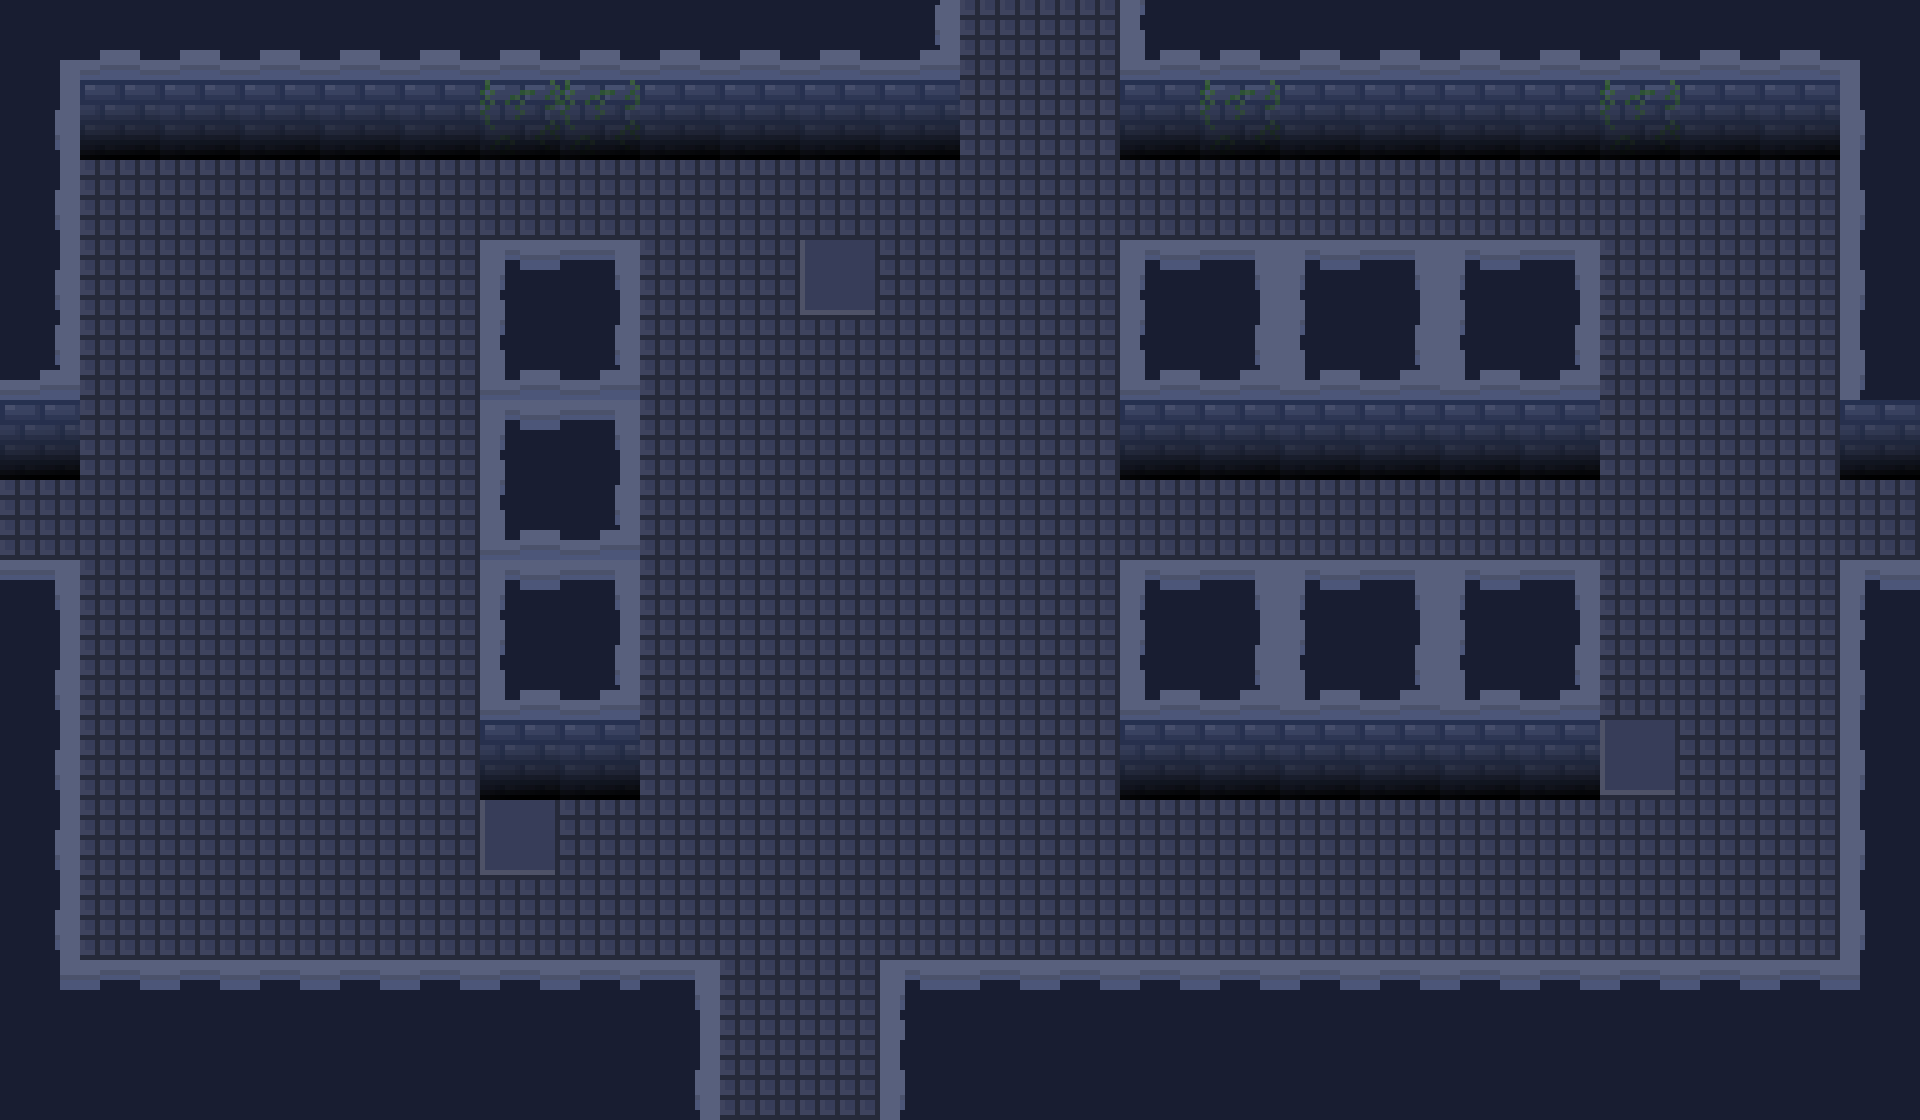

This game map was drawn from its Tiled (.tmx) file and the tilesets committed beside it. A one-line description and the full map source follow:
An orthogonal 24x14 tile map with 80x80 px tiles, 3 tile layers (Floor, Walls, Top).

<map version="1.2" tiledversion="1.3.4" orientation="orthogonal" renderorder="right-down" width="24" height="14" tilewidth="80" tileheight="80" infinite="0" nextlayerid="5" nextobjectid="1">
 <tileset firstgid="1" source="AlchemistTilemap.tsx" />
 <layer id="3" name="Floor" width="24" height="14">
  <data encoding="csv">
51,51,51,51,51,51,51,51,51,51,51,51,51,51,51,51,51,51,51,51,51,51,51,51,
51,51,51,51,51,51,51,51,51,51,51,51,51,51,51,51,51,51,51,51,51,51,51,51,
51,51,51,51,51,51,51,51,51,51,51,51,51,51,51,51,51,51,51,51,51,51,51,51,
51,51,51,51,51,51,51,51,51,51,52,51,51,51,51,51,51,51,51,51,51,51,51,51,
51,51,51,51,51,51,2,2,51,51,51,51,51,51,51,51,51,51,51,51,51,51,51,51,
51,51,51,51,51,51,2,2,51,51,51,51,51,51,51,51,51,51,51,51,51,51,51,51,
51,51,51,51,51,51,2,2,51,51,51,51,51,51,51,51,51,51,51,51,51,51,51,51,
51,51,51,51,51,51,2,2,51,51,51,51,51,51,51,51,51,51,51,51,51,51,51,51,
51,51,51,51,51,51,2,2,51,51,51,51,51,51,51,51,51,51,51,51,51,51,51,51,
51,51,51,51,51,51,51,51,51,51,51,51,51,51,51,51,51,51,51,51,52,51,51,51,
51,51,51,51,51,51,52,51,51,51,51,51,51,51,51,51,51,51,51,51,51,51,51,51,
51,51,51,51,51,51,51,51,51,51,51,51,51,51,51,51,51,51,51,51,51,51,51,51,
51,51,51,51,51,51,51,51,51,51,51,51,51,51,51,51,51,51,51,51,51,51,51,51,
51,51,51,51,51,51,51,51,51,51,51,51,51,51,51,51,51,51,51,51,51,51,51,51
</data>
 </layer>
 <layer id="1" name="Walls" width="24" height="14">
  <data encoding="csv">
76,77,77,77,77,77,77,77,77,77,77,106,0,0,105,77,77,77,77,77,77,77,77,78,
101,27,27,27,27,27,26,26,27,27,27,27,0,0,27,26,27,27,27,27,26,27,27,103,
101,0,0,0,0,0,0,0,0,0,0,0,0,0,0,0,0,0,0,0,0,0,0,103,
101,0,0,0,0,0,0,0,0,0,0,0,0,0,0,0,0,0,0,0,0,0,0,103,
106,0,0,0,0,0,105,106,0,0,0,0,0,0,105,106,105,106,105,106,0,0,0,103,
27,0,0,0,0,0,80,81,0,0,0,0,0,0,27,27,27,27,27,27,0,0,0,27,
0,0,0,0,0,0,105,106,0,0,0,0,0,0,0,0,0,0,0,0,0,0,0,0,
0,0,0,0,0,0,80,81,0,0,0,0,0,0,0,0,0,0,0,0,0,0,0,0,
101,0,0,0,0,0,105,106,0,0,0,0,0,0,105,106,105,106,105,106,0,0,0,103,
101,0,0,0,0,0,27,27,0,0,0,0,0,0,27,27,27,27,27,27,0,0,0,103,
101,0,0,0,0,0,0,0,0,0,0,0,0,0,0,0,0,0,0,0,0,0,0,103,
101,0,0,0,0,0,0,0,0,0,0,0,0,0,0,0,0,0,0,0,0,0,0,103,
126,0,0,0,0,0,0,0,0,0,0,0,0,0,0,0,0,0,0,0,0,0,0,128,
4,4,4,4,4,4,4,4,101,0,0,103,4,4,4,4,4,4,4,4,4,4,4,4
</data>
 </layer>
 <layer id="2" name="Top" width="24" height="14">
  <data encoding="csv">
0,0,0,0,0,0,0,0,0,0,0,0,0,0,0,0,0,0,0,0,0,0,0,0,
0,0,0,0,0,0,0,0,0,0,0,0,0,0,0,0,0,0,0,0,0,0,0,0,
0,0,0,0,0,0,0,0,0,0,0,0,0,0,0,0,0,0,0,0,0,0,0,0,
0,0,0,0,0,0,80,81,0,0,0,0,0,0,80,81,80,81,80,81,0,0,0,0,
0,0,0,0,0,0,0,0,0,0,0,0,0,0,0,0,0,0,0,0,0,0,0,0,
0,0,0,0,0,0,0,0,0,0,0,0,0,0,0,0,0,0,0,0,0,0,0,0,
0,0,0,0,0,0,0,0,0,0,0,0,0,0,0,0,0,0,0,0,0,0,0,0,
81,0,0,0,0,0,0,0,0,0,0,0,0,0,80,81,80,81,80,81,0,0,0,80,
0,0,0,0,0,0,0,0,0,0,0,0,0,0,0,0,0,0,0,0,0,0,0,0,
0,0,0,0,0,0,0,0,0,0,0,0,0,0,0,0,0,0,0,0,0,0,0,0,
0,0,0,0,0,0,0,0,0,0,0,0,0,0,0,0,0,0,0,0,0,0,0,0,
0,0,0,0,0,0,0,0,0,0,0,0,0,0,0,0,0,0,0,0,0,0,0,0,
0,127,127,127,127,127,127,127,81,0,0,80,127,127,127,127,127,127,127,127,127,127,127,0,
0,0,0,0,0,0,0,0,0,0,0,0,0,0,0,0,0,0,0,0,0,0,0,0
</data>
 </layer>
</map>
